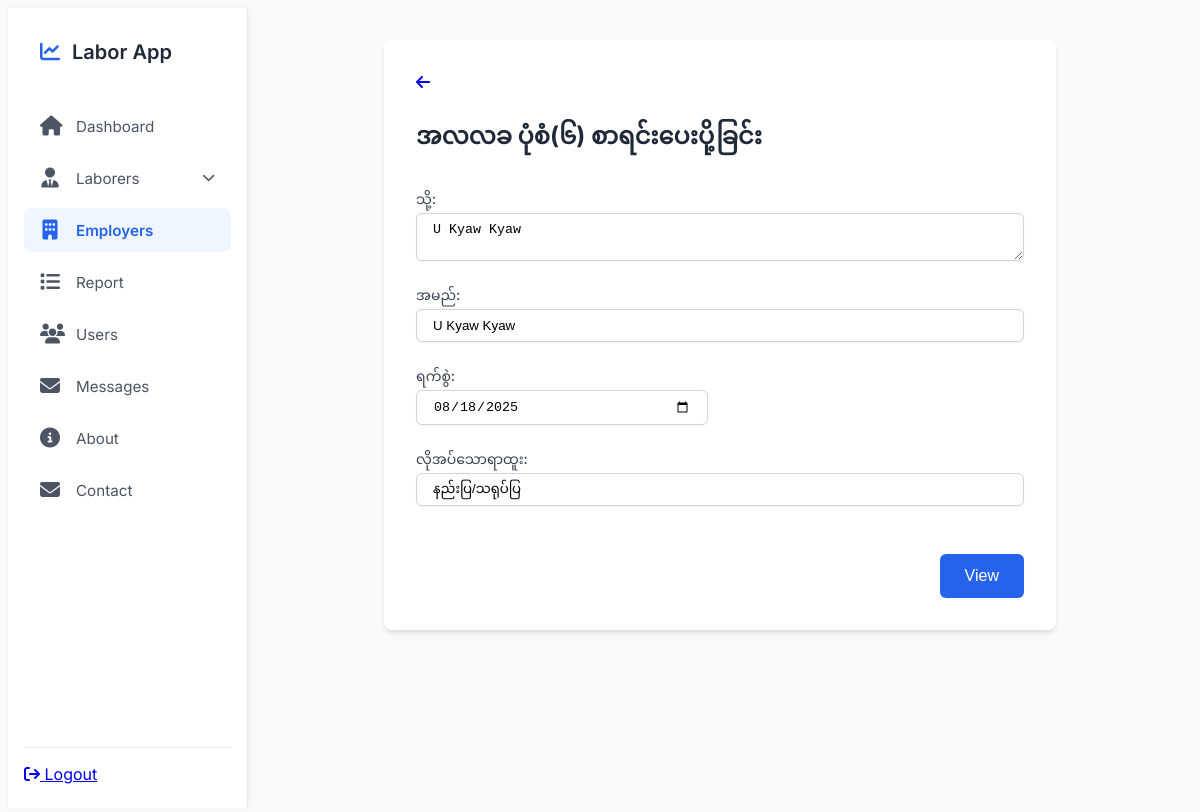
Page /admin?vr=employer&fid=8&pf=true (signed in) on the committed database.
### tables this page shows
CREATE TABLE `employee_req_form` (
  `id` int(11) NOT NULL,
  `user_id` int(11) NOT NULL,
  `name` varchar(255) NOT NULL,
  `position` varchar(255) NOT NULL,
  `department_address` text DEFAULT NULL,
  `phone` varchar(20) DEFAULT NULL,
  `report_receiver_name` varchar(200) DEFAULT NULL,
  `report_receiver_position` varchar(200) NOT NULL,
  `report_receiver_address` text NOT NULL,
  `report_receiver_time` datetime NOT NULL,
  `occupation` longtext NOT NULL CHECK (json_valid(`occupation`)),
  `department_confirm_sign` longtext DEFAULT NULL,
  `department_confirm_stamp` longtext DEFAULT NULL,
  `status` enum('Pending','Department Approvel','Rejected','Finished','Confirmed') NOT NULL DEFAULT 'Pending',
  `is_resubmit` tinyint(1) NOT NULL DEFAULT 0,
  `submitted_at` timestamp NOT NULL DEFAULT current_timestamp()
);

CREATE TABLE `department_approval` (
  `id` int(11) NOT NULL,
  `toDeliver` varchar(255) NOT NULL,
  `department_name` varchar(200) NOT NULL,
  `approval_req_date` datetime NOT NULL DEFAULT current_timestamp(),
  `employee_requested_date` datetime DEFAULT NULL,
  `employee_req_id` int(11) NOT NULL
);

### admin/views/employer/EmployeeReqForm.php (called while the page is built, shortened)
<?php
class EmployeeReqForm extends Connection
{
    private $details_table = "employee_req_form";
    public function readDetails($form_id)
    {
        $stmt = parent::$connection->prepare("
        SELECT r.*, da.toDeliver, da.approval_req_date, u.id as uid FROM $this->details_table as r JOIN users as u ON u.id = r.user_id
        LEFT JOIN department_approval as da ON da.employee_req_id = r.id WHERE r.id = ?");
        $stmt->bind_param("i", $form_id);
        $stmt->execute();
        return $stmt->get_result()->fetch_assoc();
    }
}

### admin/views/employer/prefilled_form.php (the view, shortened to what this page needs)
<?php
$occupation = isset($detail) ? json_decode($detail['occupation'], true)[0] : null;
?>
<div id="prefill-accepted-form">
    <a href="<?= parse_url($_SERVER['REQUEST_URI'], PHP_URL_PATH) . '?vr=employer&fid=' . $_GET['fid'] ?>">
        <i class="fas fa-arrow-left"></i>
    </a>
    <h2>အလလခ ပုံစံ‌(၆) စာရင်းပေးပို့ခြင်း</h2>
    <form action="" method="get">
        <div>
            <label for="to-line-3">သို့:</label>
            <textarea type="text" name="to" id="to-3" placeholder="မည်သူ့ထံသို့"><?= $detail['toDeliver'] ?></textarea>
        </div>
        <div>
            <label for="department">အမည်:</label>
            <input type="text" name="department" id="department" value="<?= $detail['name'] ?>" placeholder="ဌာနအမည်">
        </div>
        <div class="grid">
            <div>
                <label for="date">ရက်စွဲ:</label>
                <input type="date" name="date" value="<?php
                $date = new DateTime($detail['submitted_at']);
                echo $date->format('Y-m-d');
                ?>" id="date">
            </div>
        </div>
        <div>
            <label for="position">လိုအပ်သောရာထူး:</label>
            <input type="text" name="position" id="position" placeholder="လိုအပ်သောရာထူး"
                value="<?= $occupation['occupation'] ?>">
        </div>
        <div class="button-container">
            <button type="submit">
                <?= $detail['status'] == 'Department Approvel' ? ' Request Approval' : ($detail['status'] == 'Finished' ? 'View' : ' Request Approval') ?>
            </button>
        </div>
    </form>
</div>

### admin/partials/start.php (style rules this page uses)
:root { --bg-color: #f8fafc; --sidebar-bg: #ffffff; --primary-color: #2563eb; --primary-light: #eff6ff; --text-color: #4b5563; --text-hover: #1d4ed8; --border-color: #e5e7eb; --shadow-color: rgba(0, 0, 0, 0.05); --border-radius: 8px; }
* { box-sizing: border-box; }
body { font-family: 'Inter', system-ui, -apple-system, BlinkMacSystemFont, 'Segoe UI', Roboto, Helvetica, Arial, sans-serif, 'Apple Color Emoji', 'Segoe UI Emoji'; background-color: var(--bg-color); color: var(--text-color); display: flex; min-height: 100vh; overflow: hidden; }

### admin/views/employer/prefilled_form.php (style rules this page uses)
#prefill-accepted-form { margin: auto; background-color: #ffffff; padding: 2rem; border-radius: 0.5rem; box-shadow: 0 4px 6px -1px rgba(0, 0, 0, 0.1), 0 2px 4px -1px rgba(0, 0, 0, 0.06); width: 100%; max-width: 42rem; }
#prefill-accepted-form h2 { font-size: 1.5rem; font-weight: 700; margin-bottom: 1.5rem; color: #1f2937; }
#prefill-accepted-form form { display: flex; flex-direction: column; gap: 1.5rem; }
#prefill-accepted-form form>div { margin: 0; }
#prefill-accepted-form label { display: block; font-size: 0.875rem; line-height: 1.25rem; font-weight: 500; color: #374151; margin-bottom: 0.25rem; }
#prefill-accepted-form input[type="text"], #prefill-accepted-form textarea, #prefill-accepted-form input[type="date"] { display: block; width: 100%; padding: 0.5rem 1rem; border: 1px solid #d1d5db; border-radius: 0.375rem; box-shadow: 0 1px 2px 0 rgba(0, 0, 0, 0.05); transition: border-color 0.15s ease-in-out, box-shadow 0.15s ease-in-out; }
#prefill-accepted-form .grid { display: grid; grid-template-columns: repeat(1, minmax(0, 1fr)); gap: 1.5rem; }
@media (min-width: 768px) { #prefill-accepted-form .grid { grid-template-columns: repeat(2, minmax(0, 1fr)); } }
#prefill-accepted-form .button-container { display: flex; justify-content: flex-end; margin-top: 1.5rem; }
#prefill-accepted-form button { display: inline-flex; align-items: center; padding: 0.75rem 1.5rem; border: 1px solid transparent; font-size: 1rem; font-weight: 500; border-radius: 0.375rem; box-shadow: 0 1px 2px 0 rgba(0, 0, 0, 0.05); color: #ffffff; background-color: #2563eb; cursor: pointer; transition: background-color 0.15s ease-in-out; }
#prefill-accepted-form input::placeholder { color: #9ca3af; }

### rows in the picture
employee_req_form: to "U Kyaw Kyaw", department "U Kyaw Kyaw", date "08/18/2025", position "နည်းပြ/သရုပ်ပြ"
